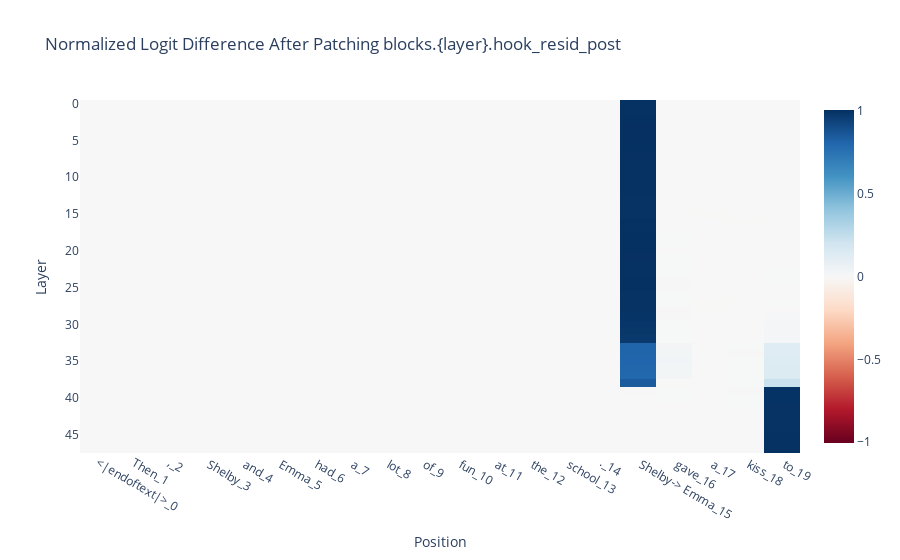
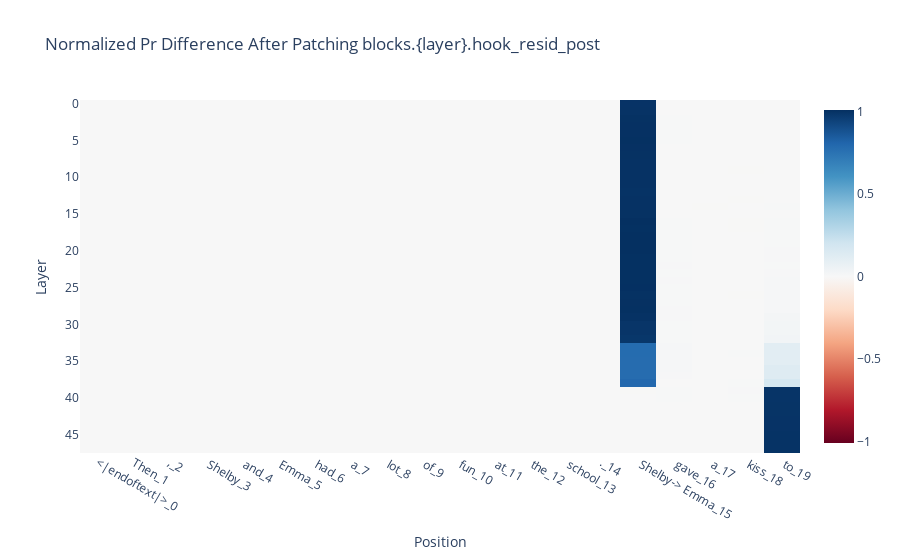

Write notebook code for charts like these, in order.
### Code cell
# useful for seeing the results of the most recent run
import plotly
name_func, hook_func = patching_types[choose_patching_type.patching_type]
hook_title = name_func(layer='{layer}', position='{pos}')
imshow(patching_result_logits, x=token_labels, xaxis="Position", yaxis="Layer", title=f"Normalized Logit Difference After Patching {hook_title}")
imshow(patching_result_prs, x=token_labels, xaxis="Position", yaxis="Layer", title=f"Normalized Pr Difference After Patching {hook_title}")

### Figure 1 — Plotly figure (JSON) as saved in the notebook; plotly's stock layout.template omitted (floating-point values rounded to 4 significant figures; data arrays with more than 128 entries replaced by an {"elided": "..."} marker saying what was removed)
{"data": [{"coloraxis": "coloraxis", "hovertemplate": "Position: %{x}<br>Layer: %{y}<br>color: %{z}<extra></extra>", "name": "0", "type": "heatmap", "x": ["<|endoftext|>_0", "Then_1", ",_2", " Shelby_3", " and_4", " Emma_5", " had_6", " a_7", " lot_8", " of_9", " fun_10", " at_11", " the_12", " school_13", "._14", " Shelby-> Emma_15", " gave_16", " a_17", " kiss_18", " to_19"], "xaxis": "x", "yaxis": "y", "z": {"elided": "48x20 float values"}}], "layout": {"autosize": true, "coloraxis": {"cmid": 0, "colorscale": [[0, "rgb(103,0,31)"], [0.1, "rgb(178,24,43)"], [0.2, "rgb(214,96,77)"], [0.3, "rgb(244,165,130)"], [0.4, "rgb(253,219,199)"], [0.5, "rgb(247,247,247)"], [0.6, "rgb(209,229,240)"], [0.7, "rgb(146,197,222)"], [0.8, "rgb(67,147,195)"], [0.9, "rgb(33,102,172)"], [1, "rgb(5,48,97)"]]}, "title": {"text": "Normalized Logit Difference After Patching blocks.{layer}.hook_resid_post"}, "xaxis": {"anchor": "y", "autorange": true, "constrain": "domain", "domain": [0, 1], "range": [-0.5, 19.5], "scaleanchor": "y", "title": {"text": "Position"}, "type": "category"}, "yaxis": {"anchor": "x", "autorange": true, "constrain": "domain", "domain": [0, 1], "range": [47.5, -0.5], "title": {"text": "Layer"}}}}

### Figure 2 — Plotly figure (JSON) as saved in the notebook; plotly's stock layout.template omitted (floating-point values rounded to 4 significant figures; data arrays with more than 128 entries replaced by an {"elided": "..."} marker saying what was removed)
{"data": [{"coloraxis": "coloraxis", "hovertemplate": "Position: %{x}<br>Layer: %{y}<br>color: %{z}<extra></extra>", "name": "0", "type": "heatmap", "x": ["<|endoftext|>_0", "Then_1", ",_2", " Shelby_3", " and_4", " Emma_5", " had_6", " a_7", " lot_8", " of_9", " fun_10", " at_11", " the_12", " school_13", "._14", " Shelby-> Emma_15", " gave_16", " a_17", " kiss_18", " to_19"], "xaxis": "x", "yaxis": "y", "z": {"elided": "48x20 float values"}}], "layout": {"autosize": true, "coloraxis": {"cmid": 0, "colorscale": [[0, "rgb(103,0,31)"], [0.1, "rgb(178,24,43)"], [0.2, "rgb(214,96,77)"], [0.3, "rgb(244,165,130)"], [0.4, "rgb(253,219,199)"], [0.5, "rgb(247,247,247)"], [0.6, "rgb(209,229,240)"], [0.7, "rgb(146,197,222)"], [0.8, "rgb(67,147,195)"], [0.9, "rgb(33,102,172)"], [1, "rgb(5,48,97)"]]}, "title": {"text": "Normalized Pr Difference After Patching blocks.{layer}.hook_resid_post"}, "xaxis": {"anchor": "y", "autorange": true, "constrain": "domain", "domain": [0, 1], "range": [-0.5, 19.5], "scaleanchor": "y", "title": {"text": "Position"}, "type": "category"}, "yaxis": {"anchor": "x", "autorange": true, "constrain": "domain", "domain": [0, 1], "range": [47.5, -0.5], "title": {"text": "Layer"}}}}
